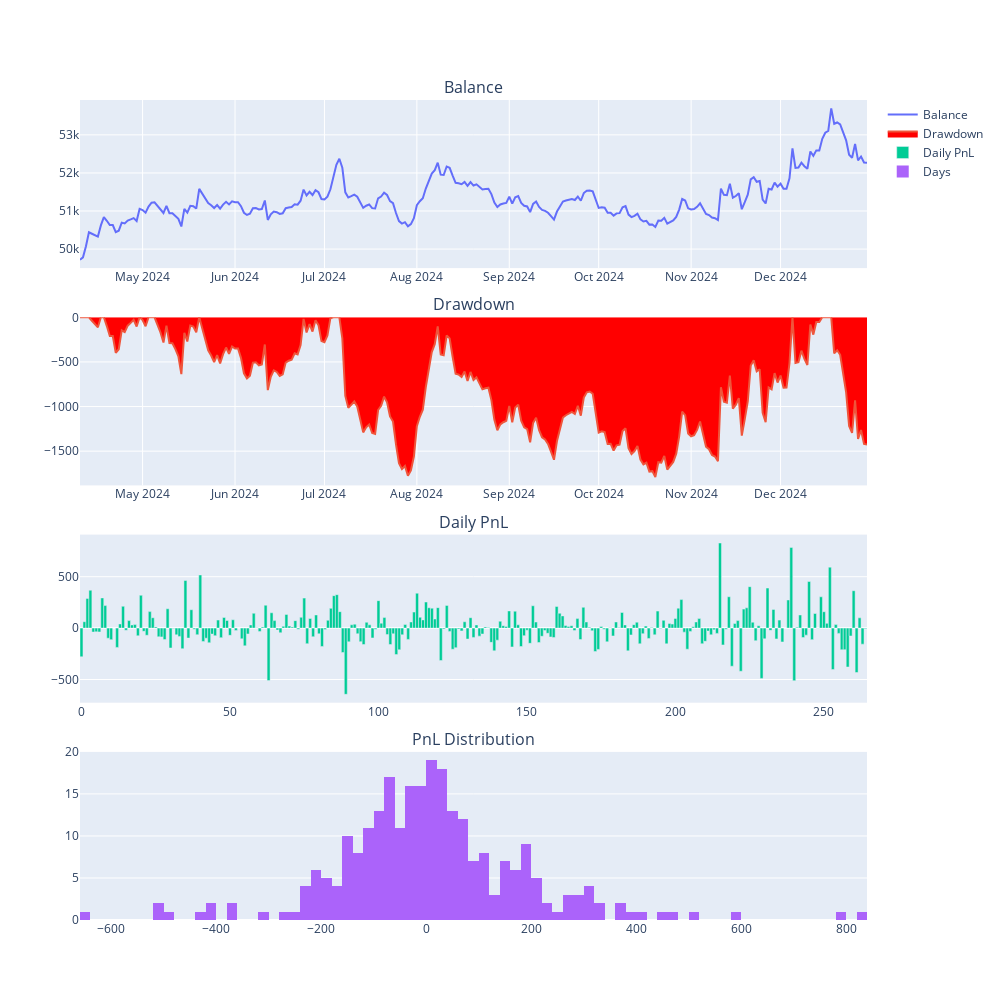

Source (notebook cell):
### Code cell
engine.load_data()
engine.run_backtesting()
df = engine.calculate_result()
engine.calculate_statistics()
engine.show_chart()

### Figure 1 — Plotly figure (JSON) as saved in the notebook; plotly's stock layout.template omitted (floating-point values rounded to 4 significant figures; data arrays with more than 128 entries replaced by an {"elided": "..."} marker saying what was removed)
{"data": [{"mode": "lines", "name": "Balance", "type": "scatter", "x": {"elided": "265 str values"}, "xaxis": "x", "y": {"elided": "265 float values"}, "yaxis": "y"}, {"fill": "tozeroy", "fillcolor": "red", "mode": "lines", "name": "Drawdown", "type": "scatter", "x": {"elided": "265 str values"}, "xaxis": "x2", "y": {"elided": "265 float values"}, "yaxis": "y2"}, {"name": "Daily PnL", "type": "bar", "xaxis": "x3", "y": {"elided": "265 float values"}, "yaxis": "y3"}, {"name": "Days", "nbinsx": 100, "type": "histogram", "x": {"elided": "265 float values"}, "xaxis": "x4", "yaxis": "y4"}], "layout": {"annotations": [{"font": {"size": 16}, "showarrow": false, "text": "Balance", "x": 0.5, "xanchor": "center", "xref": "paper", "y": 1, "yanchor": "bottom", "yref": "paper"}, {"font": {"size": 16}, "showarrow": false, "text": "Drawdown", "x": 0.5, "xanchor": "center", "xref": "paper", "y": 0.735, "yanchor": "bottom", "yref": "paper"}, {"font": {"size": 16}, "showarrow": false, "text": "Daily PnL", "x": 0.5, "xanchor": "center", "xref": "paper", "y": 0.47, "yanchor": "bottom", "yref": "paper"}, {"font": {"size": 16}, "showarrow": false, "text": "PnL Distribution", "x": 0.5, "xanchor": "center", "xref": "paper", "y": 0.205, "yanchor": "bottom", "yref": "paper"}], "height": 1000, "width": 1000, "xaxis": {"anchor": "y", "domain": [0, 1]}, "xaxis2": {"anchor": "y2", "domain": [0, 1]}, "xaxis3": {"anchor": "y3", "domain": [0, 1]}, "xaxis4": {"anchor": "y4", "domain": [0, 1]}, "yaxis": {"anchor": "x", "domain": [0.795, 1]}, "yaxis2": {"anchor": "x2", "domain": [0.53, 0.735]}, "yaxis3": {"anchor": "x3", "domain": [0.265, 0.47]}, "yaxis4": {"anchor": "x4", "domain": [0, 0.205]}}}
